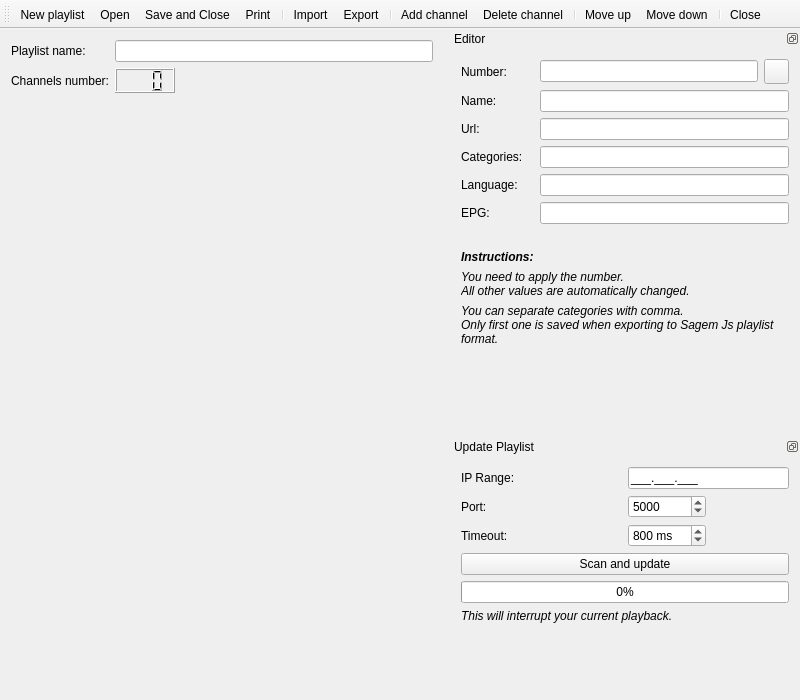
<?xml version="1.0" encoding="UTF-8"?>
<ui version="4.0">
 <class>PlaylistEdit</class>
 <widget class="QMainWindow" name="PlaylistEdit">
  <property name="geometry">
   <rect>
    <x>0</x>
    <y>0</y>
    <width>800</width>
    <height>700</height>
   </rect>
  </property>
  <property name="windowTitle">
   <string>Tano Editor</string>
  </property>
  <property name="windowIcon">
   <iconset resource="../../../data/logo.qrc">
    <normaloff>:/logo/48x48/logo-editor.png</normaloff>:/logo/48x48/logo-editor.png</iconset>
  </property>
  <property name="toolButtonStyle">
   <enum>Qt::ToolButtonIconOnly</enum>
  </property>
  <widget class="QWidget" name="centralwidget">
   <layout class="QGridLayout" name="gridLayout_3">
    <item row="0" column="0">
     <widget class="QLabel" name="labelName">
      <property name="text">
       <string>Playlist name:</string>
      </property>
     </widget>
    </item>
    <item row="0" column="1">
     <widget class="QLineEdit" name="editName"/>
    </item>
    <item row="1" column="0">
     <widget class="QLabel" name="labelCount">
      <property name="text">
       <string>Channels number:</string>
      </property>
     </widget>
    </item>
    <item row="1" column="1">
     <widget class="QLCDNumber" name="number">
      <property name="minimumSize">
       <size>
        <width>60</width>
        <height>25</height>
       </size>
      </property>
      <property name="maximumSize">
       <size>
        <width>60</width>
        <height>25</height>
       </size>
      </property>
      <property name="numDigits">
       <number>3</number>
      </property>
     </widget>
    </item>
    <item row="2" column="0" colspan="2">
     <widget class="PlaylistWidget" name="playlist" native="true"/>
    </item>
   </layout>
  </widget>
  <widget class="QToolBar" name="toolBar">
   <property name="windowTitle">
    <string>Toolbar</string>
   </property>
   <property name="iconSize">
    <size>
     <width>24</width>
     <height>24</height>
    </size>
   </property>
   <property name="toolButtonStyle">
    <enum>Qt::ToolButtonIconOnly</enum>
   </property>
   <attribute name="toolBarArea">
    <enum>TopToolBarArea</enum>
   </attribute>
   <attribute name="toolBarBreak">
    <bool>false</bool>
   </attribute>
   <addaction name="actionNew"/>
   <addaction name="actionOpen"/>
   <addaction name="actionSave"/>
   <addaction name="actionPrint"/>
   <addaction name="separator"/>
   <addaction name="actionImport"/>
   <addaction name="actionExport"/>
   <addaction name="separator"/>
   <addaction name="actionAdd"/>
   <addaction name="actionDelete"/>
   <addaction name="separator"/>
   <addaction name="actionUp"/>
   <addaction name="actionDown"/>
   <addaction name="separator"/>
   <addaction name="actionClose"/>
  </widget>
  <widget class="QDockWidget" name="editWidget">
   <property name="sizePolicy">
    <sizepolicy hsizetype="Maximum" vsizetype="Preferred">
     <horstretch>0</horstretch>
     <verstretch>0</verstretch>
    </sizepolicy>
   </property>
   <property name="minimumSize">
    <size>
     <width>350</width>
     <height>329</height>
    </size>
   </property>
   <property name="maximumSize">
    <size>
     <width>350</width>
     <height>524287</height>
    </size>
   </property>
   <property name="windowIcon">
    <iconset resource="../../../data/icons.qrc">
     <normaloff>:/icons/24x24/edit.png</normaloff>:/icons/24x24/edit.png</iconset>
   </property>
   <property name="features">
    <set>QDockWidget::DockWidgetFloatable|QDockWidget::DockWidgetMovable</set>
   </property>
   <property name="allowedAreas">
    <set>Qt::LeftDockWidgetArea|Qt::RightDockWidgetArea</set>
   </property>
   <property name="windowTitle">
    <string>Editor</string>
   </property>
   <attribute name="dockWidgetArea">
    <number>2</number>
   </attribute>
   <widget class="QWidget" name="editWidgetContents">
    <layout class="QGridLayout" name="gridLayout">
     <item row="0" column="0">
      <widget class="QLabel" name="labelNumber">
       <property name="text">
        <string>Number:</string>
       </property>
      </widget>
     </item>
     <item row="2" column="0">
      <widget class="QLabel" name="labelChannelName">
       <property name="text">
        <string>Name:</string>
       </property>
      </widget>
     </item>
     <item row="4" column="0">
      <widget class="QLabel" name="labelCategories">
       <property name="text">
        <string>Categories:</string>
       </property>
      </widget>
     </item>
     <item row="6" column="0">
      <widget class="QLabel" name="labelLanguage">
       <property name="text">
        <string>Language:</string>
       </property>
      </widget>
     </item>
     <item row="7" column="0">
      <widget class="QLabel" name="labelEpg">
       <property name="text">
        <string>EPG:</string>
       </property>
      </widget>
     </item>
     <item row="0" column="1">
      <widget class="QLineEdit" name="editNumber">
       <property name="text">
        <string notr="true"/>
       </property>
       <property name="maxLength">
        <number>3</number>
       </property>
      </widget>
     </item>
     <item row="2" column="1" colspan="2">
      <widget class="QLineEdit" name="editChannelName"/>
     </item>
     <item row="4" column="1" colspan="2">
      <widget class="QLineEdit" name="editCategories"/>
     </item>
     <item row="6" column="1" colspan="2">
      <widget class="QLineEdit" name="editLanguage"/>
     </item>
     <item row="7" column="1" colspan="2">
      <widget class="QLineEdit" name="editEpg"/>
     </item>
     <item row="12" column="0" colspan="3">
      <spacer name="verticalSpacer">
       <property name="orientation">
        <enum>Qt::Vertical</enum>
       </property>
       <property name="sizeHint" stdset="0">
        <size>
         <width>20</width>
         <height>40</height>
        </size>
       </property>
      </spacer>
     </item>
     <item row="3" column="0">
      <widget class="QLabel" name="labelUrl">
       <property name="text">
        <string>Url:</string>
       </property>
      </widget>
     </item>
     <item row="3" column="1" colspan="2">
      <widget class="QLineEdit" name="editUrl"/>
     </item>
     <item row="0" column="2">
      <widget class="QPushButton" name="buttonApplyNum">
       <property name="minimumSize">
        <size>
         <width>25</width>
         <height>25</height>
        </size>
       </property>
       <property name="maximumSize">
        <size>
         <width>25</width>
         <height>25</height>
        </size>
       </property>
       <property name="icon">
        <iconset resource="../../../data/icons.qrc">
         <normaloff>:/icons/24x24/apply.png</normaloff>:/icons/24x24/apply.png</iconset>
       </property>
       <property name="iconSize">
        <size>
         <width>24</width>
         <height>24</height>
        </size>
       </property>
      </widget>
     </item>
     <item row="11" column="0" colspan="3">
      <widget class="QLabel" name="labelCategoriesInfo">
       <property name="text">
        <string>&lt;i&gt;You can separate categories with comma.&lt;br&gt;Only first one is saved when exporting to Sagem Js playlist format.&lt;/i&gt;</string>
       </property>
       <property name="wordWrap">
        <bool>true</bool>
       </property>
      </widget>
     </item>
     <item row="10" column="0" colspan="3">
      <widget class="QLabel" name="labelNumberInfo">
       <property name="text">
        <string>&lt;i&gt;You need to apply the number.&lt;br&gt;All other values are automatically changed.&lt;/i&gt;</string>
       </property>
      </widget>
     </item>
     <item row="9" column="0">
      <widget class="QLabel" name="labelInfo">
       <property name="text">
        <string>&lt;b&gt;&lt;i&gt;Instructions:&lt;/i&gt;&lt;/b&gt;</string>
       </property>
      </widget>
     </item>
     <item row="8" column="0" colspan="3">
      <widget class="QLabel" name="labelSeparator">
       <property name="text">
        <string/>
       </property>
      </widget>
     </item>
    </layout>
   </widget>
  </widget>
  <widget class="QDockWidget" name="updateWidget">
   <property name="windowIcon">
    <iconset resource="../../../data/icons.qrc">
     <normaloff>:/icons/24x24/refresh.png</normaloff>:/icons/24x24/refresh.png</iconset>
   </property>
   <property name="features">
    <set>QDockWidget::DockWidgetFloatable|QDockWidget::DockWidgetMovable</set>
   </property>
   <property name="allowedAreas">
    <set>Qt::LeftDockWidgetArea|Qt::RightDockWidgetArea</set>
   </property>
   <property name="windowTitle">
    <string>Update Playlist</string>
   </property>
   <attribute name="dockWidgetArea">
    <number>2</number>
   </attribute>
   <widget class="QWidget" name="updateWidgetContents">
    <layout class="QGridLayout" name="gridLayout_2">
     <item row="0" column="0">
      <widget class="QLabel" name="labelFrom">
       <property name="text">
        <string>IP Range:</string>
       </property>
      </widget>
     </item>
     <item row="2" column="0">
      <widget class="QLabel" name="labelTimeout">
       <property name="text">
        <string>Timeout:</string>
       </property>
      </widget>
     </item>
     <item row="3" column="0" colspan="4">
      <widget class="QPushButton" name="buttonUpdate">
       <property name="text">
        <string>Scan and update</string>
       </property>
       <property name="icon">
        <iconset resource="../../../data/icons.qrc">
         <normaloff>:/icons/24x24/refresh.png</normaloff>:/icons/24x24/refresh.png</iconset>
       </property>
       <property name="iconSize">
        <size>
         <width>24</width>
         <height>24</height>
        </size>
       </property>
       <property name="checkable">
        <bool>true</bool>
       </property>
      </widget>
     </item>
     <item row="0" column="2" colspan="2">
      <widget class="QLineEdit" name="ipFrom">
       <property name="inputMask">
        <string notr="true">000.000.000;_</string>
       </property>
      </widget>
     </item>
     <item row="6" column="0">
      <spacer name="verticalSpacer_2">
       <property name="orientation">
        <enum>Qt::Vertical</enum>
       </property>
       <property name="sizeHint" stdset="0">
        <size>
         <width>20</width>
         <height>40</height>
        </size>
       </property>
      </spacer>
     </item>
     <item row="2" column="2">
      <widget class="QSpinBox" name="ipTimeout">
       <property name="suffix">
        <string> ms</string>
       </property>
       <property name="minimum">
        <number>500</number>
       </property>
       <property name="maximum">
        <number>2000</number>
       </property>
       <property name="singleStep">
        <number>100</number>
       </property>
       <property name="value">
        <number>800</number>
       </property>
      </widget>
     </item>
     <item row="1" column="0">
      <widget class="QLabel" name="labelPort">
       <property name="text">
        <string>Port:</string>
       </property>
      </widget>
     </item>
     <item row="1" column="2">
      <widget class="QSpinBox" name="ipPort">
       <property name="minimum">
        <number>80</number>
       </property>
       <property name="maximum">
        <number>9999</number>
       </property>
       <property name="value">
        <number>5000</number>
       </property>
      </widget>
     </item>
     <item row="4" column="0" colspan="4">
      <widget class="QProgressBar" name="progressBar">
       <property name="minimum">
        <number>1</number>
       </property>
       <property name="maximum">
        <number>255</number>
       </property>
       <property name="value">
        <number>1</number>
       </property>
      </widget>
     </item>
     <item row="5" column="0" colspan="4">
      <widget class="QLabel" name="labelUpdate">
       <property name="text">
        <string>&lt;i&gt;This will interrupt your current playback.&lt;/i&gt;</string>
       </property>
      </widget>
     </item>
    </layout>
   </widget>
  </widget>
  <action name="actionAdd">
   <property name="icon">
    <iconset resource="../../../data/icons.qrc">
     <normaloff>:/icons/24x24/add.png</normaloff>:/icons/24x24/add.png</iconset>
   </property>
   <property name="text">
    <string>Add channel</string>
   </property>
   <property name="toolTip">
    <string>Add channel</string>
   </property>
  </action>
  <action name="actionDelete">
   <property name="icon">
    <iconset resource="../../../data/icons.qrc">
     <normaloff>:/icons/24x24/remove.png</normaloff>:/icons/24x24/remove.png</iconset>
   </property>
   <property name="text">
    <string>Delete channel</string>
   </property>
   <property name="toolTip">
    <string>Delete channel</string>
   </property>
  </action>
  <action name="actionSave">
   <property name="icon">
    <iconset resource="../../../data/icons.qrc">
     <normaloff>:/icons/24x24/save.png</normaloff>:/icons/24x24/save.png</iconset>
   </property>
   <property name="text">
    <string>Save and Close</string>
   </property>
   <property name="toolTip">
    <string>Save and Close</string>
   </property>
  </action>
  <action name="actionClose">
   <property name="icon">
    <iconset resource="../../../data/icons.qrc">
     <normaloff>:/icons/24x24/close.png</normaloff>:/icons/24x24/close.png</iconset>
   </property>
   <property name="text">
    <string>Close</string>
   </property>
  </action>
  <action name="actionImport">
   <property name="icon">
    <iconset resource="../../../data/icons.qrc">
     <normaloff>:/icons/24x24/import.png</normaloff>:/icons/24x24/import.png</iconset>
   </property>
   <property name="text">
    <string>Import</string>
   </property>
  </action>
  <action name="actionUp">
   <property name="icon">
    <iconset resource="../../../data/icons.qrc">
     <normaloff>:/icons/24x24/go-up.png</normaloff>:/icons/24x24/go-up.png</iconset>
   </property>
   <property name="text">
    <string>Move up</string>
   </property>
   <property name="toolTip">
    <string>Move up</string>
   </property>
  </action>
  <action name="actionDown">
   <property name="icon">
    <iconset resource="../../../data/icons.qrc">
     <normaloff>:/icons/24x24/go-down.png</normaloff>:/icons/24x24/go-down.png</iconset>
   </property>
   <property name="text">
    <string>Move down</string>
   </property>
   <property name="toolTip">
    <string>Move down</string>
   </property>
  </action>
  <action name="actionPrint">
   <property name="icon">
    <iconset resource="../../../data/icons.qrc">
     <normaloff>:/icons/24x24/print.png</normaloff>:/icons/24x24/print.png</iconset>
   </property>
   <property name="text">
    <string>Print</string>
   </property>
  </action>
  <action name="actionExport">
   <property name="icon">
    <iconset resource="../../../data/icons.qrc">
     <normaloff>:/icons/24x24/export.png</normaloff>:/icons/24x24/export.png</iconset>
   </property>
   <property name="text">
    <string>Export</string>
   </property>
  </action>
  <action name="actionImportTanoOld">
   <property name="icon">
    <iconset resource="../../../data/icons.qrc">
     <normaloff>:/icons/24x24/file-old.png</normaloff>:/icons/24x24/file-old.png</iconset>
   </property>
   <property name="text">
    <string>Tano Old Playlist</string>
   </property>
  </action>
  <action name="actionImportJs">
   <property name="icon">
    <iconset resource="../../../data/icons.qrc">
     <normaloff>:/icons/24x24/file-js.png</normaloff>:/icons/24x24/file-js.png</iconset>
   </property>
   <property name="text">
    <string>Sagem JS</string>
   </property>
  </action>
  <action name="actionExportJs">
   <property name="icon">
    <iconset resource="../../../data/icons.qrc">
     <normaloff>:/icons/24x24/file-js.png</normaloff>:/icons/24x24/file-js.png</iconset>
   </property>
   <property name="text">
    <string>Sagem JS</string>
   </property>
  </action>
  <action name="actionOpen">
   <property name="icon">
    <iconset resource="../../../data/icons.qrc">
     <normaloff>:/icons/24x24/open.png</normaloff>:/icons/24x24/open.png</iconset>
   </property>
   <property name="text">
    <string>Open</string>
   </property>
  </action>
  <action name="actionAbout">
   <property name="icon">
    <iconset resource="../../../data/icons.qrc">
     <normaloff>:/icons/24x24/information.png</normaloff>:/icons/24x24/information.png</iconset>
   </property>
   <property name="text">
    <string>About</string>
   </property>
  </action>
  <action name="actionNew">
   <property name="icon">
    <iconset resource="../../../data/icons.qrc">
     <normaloff>:/icons/24x24/new.png</normaloff>:/icons/24x24/new.png</iconset>
   </property>
   <property name="text">
    <string>New playlist</string>
   </property>
  </action>
  <action name="actionExportM3UClean">
   <property name="icon">
    <iconset resource="../../../data/icons.qrc">
     <normaloff>:/icons/24x24/file-m3u.png</normaloff>:/icons/24x24/file-m3u.png</iconset>
   </property>
   <property name="text">
    <string>M3U (Original)</string>
   </property>
  </action>
  <action name="actionImportCSV">
   <property name="icon">
    <iconset resource="../../../data/icons.qrc">
     <normaloff>:/icons/24x24/file-csv.png</normaloff>:/icons/24x24/file-csv.png</iconset>
   </property>
   <property name="text">
    <string>CSV</string>
   </property>
   <property name="toolTip">
    <string>CSV</string>
   </property>
  </action>
  <action name="actionExportCSV">
   <property name="icon">
    <iconset resource="../../../data/icons.qrc">
     <normaloff>:/icons/24x24/file-csv.png</normaloff>:/icons/24x24/file-csv.png</iconset>
   </property>
   <property name="text">
    <string>CSV</string>
   </property>
   <property name="toolTip">
    <string>CSV</string>
   </property>
  </action>
  <action name="actionUpdate">
   <property name="icon">
    <iconset resource="../../../data/icons.qrc">
     <normaloff>:/icons/24x24/update_alert.png</normaloff>:/icons/24x24/update_alert.png</iconset>
   </property>
   <property name="text">
    <string>Update Information</string>
   </property>
   <property name="toolTip">
    <string>Update Information</string>
   </property>
  </action>
 </widget>
 <layoutdefault spacing="6" margin="11"/>
 <customwidgets>
  <customwidget>
   <class>PlaylistWidget</class>
   <extends>QWidget</extends>
   <header>ui/playlist/PlaylistWidget.h</header>
   <container>1</container>
  </customwidget>
 </customwidgets>
 <resources>
  <include location="../../../data/icons.qrc"/>
  <include location="../../../data/logo.qrc"/>
 </resources>
 <connections/>
</ui>
